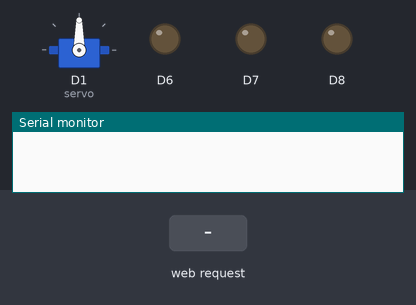
Simulated run of this sketch. Board: ESP8266 (Wemos D1 mini). Shown: servo, output pins drawn as LEDs (lit = HIGH), the last lines printed to the serial monitor. The test bench sets the inputs (shaded band). Storage starts empty.

Above: at 1.2 s.
1.3 s: HTTP request GET /fahre received
At 2.2 s:
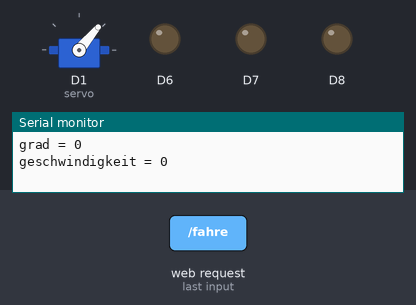
2.8 s: HTTP request GET /fahre?grad=120 received
At 3.3 s:
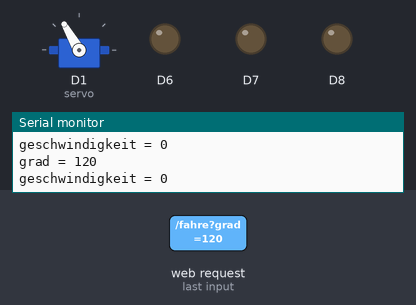
4.3 s: HTTP request GET /fahre?grad=1 received
At 5.7 s:
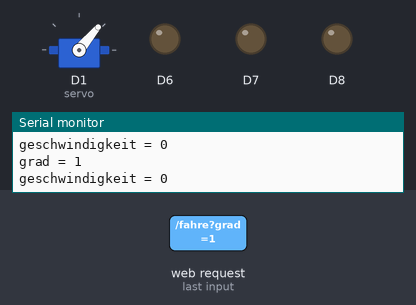
Timing chart, 0 to 7.3 s (numbered marks = the images above; inputs shaded):
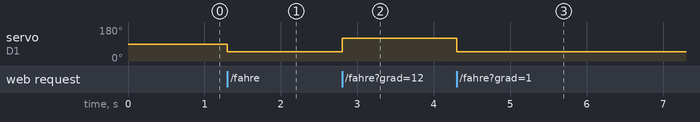

Measured:
- after the input at 1.3 s, servo on D1 (servo): 90° → 50° at once
- after the input at 2.8 s, servo on D1 (servo): 50° → 120° at once
- after the input at 4.3 s, servo on D1 (servo): 120° → 50° at once

The sketch:

sketch.ino
```cpp
#include <ESP8266WebServer.h>
#include <Servo.h>
#include <FS.h>

ESP8266WebServer server(80);
Servo servo;

void handleRoot() {
  if(SPIFFS.exists("/index.html"))
  {
    File file = SPIFFS.open("/index.html","r");
    server.streamFile(file, "text/html");
  } else {
    server.send(404,"File not found" , "text/html");
  }
}

void fahre(){
  server.send(200, "text/plain", "Fahrbefehl erkannt! ("+server.arg("geschwindigkeit")+")");
  int geschwindigkeit = server.arg("geschwindigkeit").toInt();
  if (geschwindigkeit < 0){
    digitalWrite(D6,LOW);
    digitalWrite(D7,HIGH);
  }else if(geschwindigkeit > 0){
    digitalWrite(D6,HIGH);
    digitalWrite(D7,LOW);
  }else{
    digitalWrite(D6,LOW);
    digitalWrite(D7,LOW);
  }
  analogWrite(D8,abs(constrain(geschwindigkeit, -1024, 1024)));

  int grad = server.arg("grad").toInt();
    servo.write(constrain(grad, 50, 130));


  Serial.print("grad = ");
  Serial.println(grad);
  Serial.print("geschwindigkeit = ");
  Serial.println(geschwindigkeit);
  Serial.println();
}

void setup(void){
  Serial.begin(115200);
  WiFi.softAP("Wemos", "passwort");

  SPIFFS.begin();
  server.on("/", handleRoot);
  server.on("/fahre", fahre);
  server.begin();

  servo.attach(D1);
  pinMode(D6, OUTPUT);
  pinMode(D7, OUTPUT);
  pinMode(D8, OUTPUT);

}

void loop(void){
  server.handleClient();
}
```
